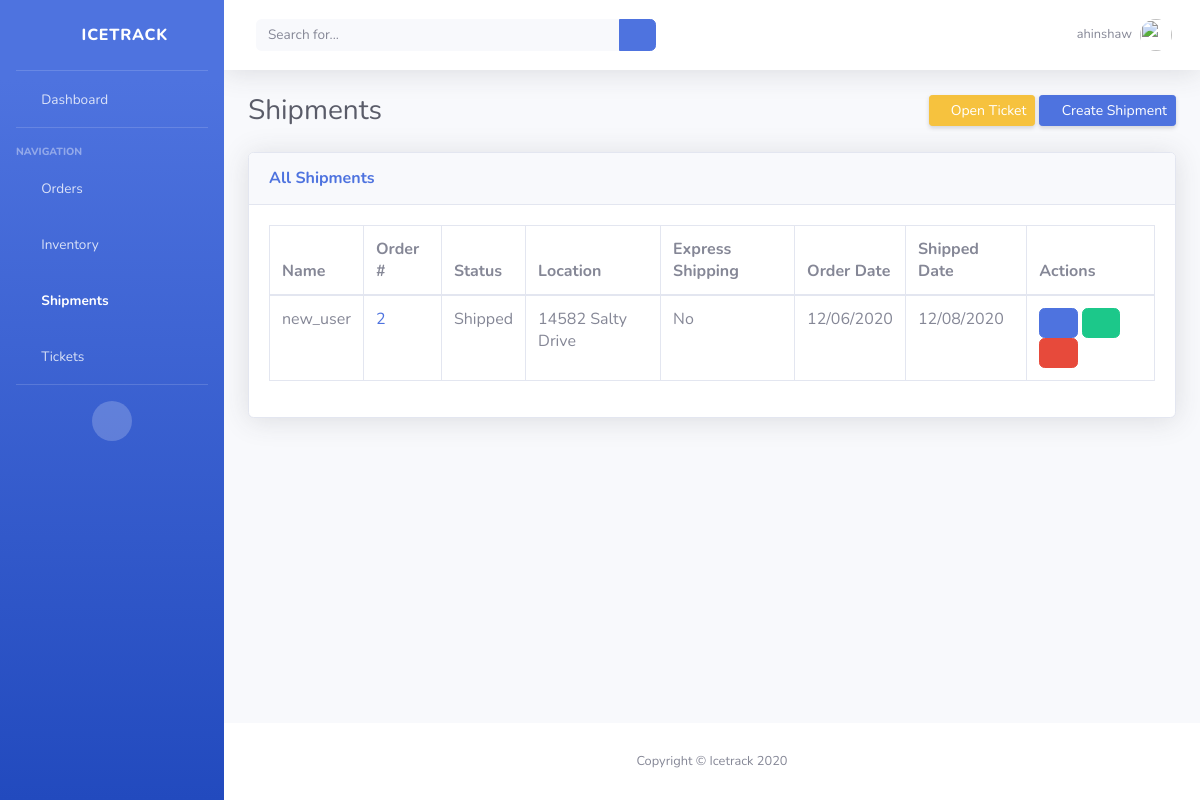
Page /shipments/ (signed in) on the earlier database version.
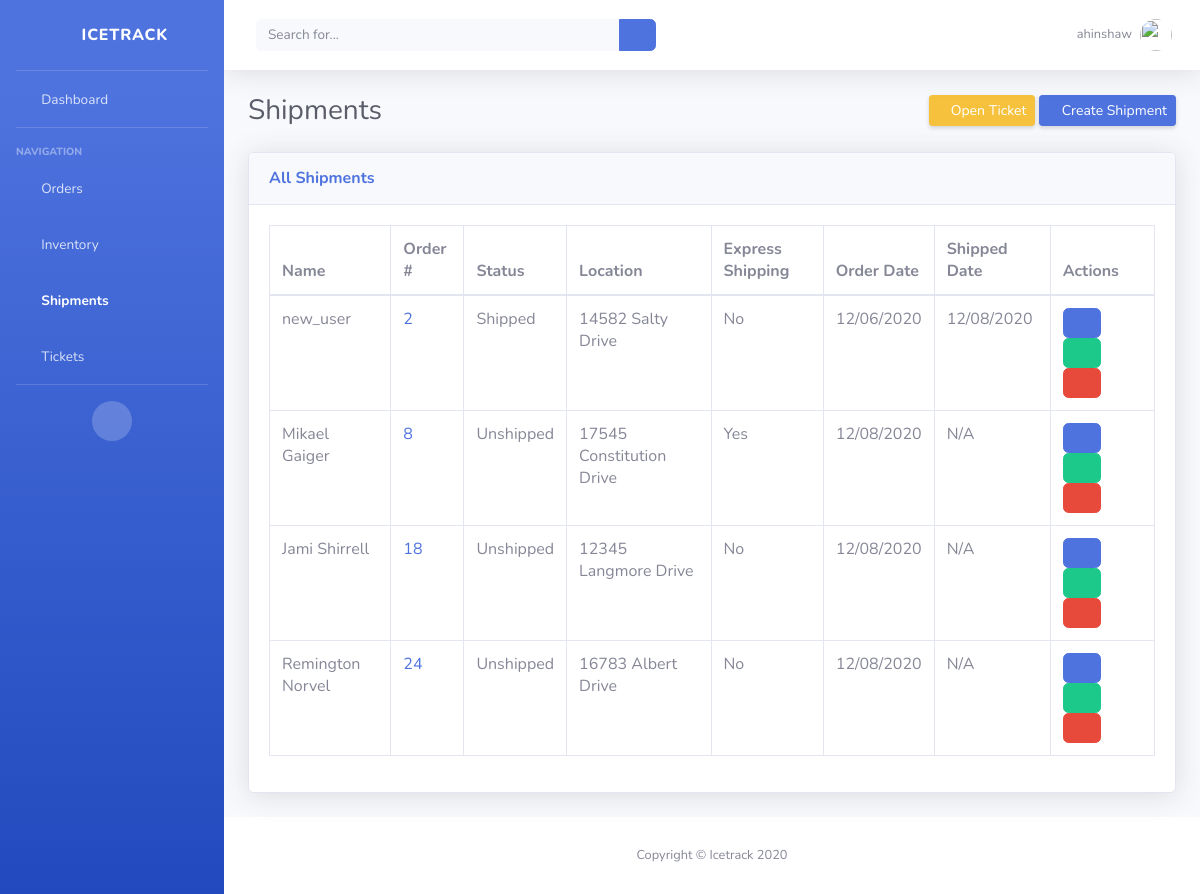
Same page on the later database version.
### icetrack/models.py (models this page shows, shortened)
class Shipment(models.Model):
    STATUS_CHOICES = [
        ('Unshipped', 'Unshipped'),
        ('Shipped', 'Shipped'),
        ('Lost', 'Lost'),
        ('Delayed', 'Delayed'),
        ('Delivered', 'Delivered'),
        ('Canceled', 'Canceled'),
    ]
    name = models.CharField(max_length=50, blank=True, null=True)
    attached_order = models.ForeignKey('Order', on_delete=models.CASCADE, null=True)
    location = models.CharField(max_length=50, blank=True, null=True)
    status = models.CharField(max_length=10, choices=STATUS_CHOICES, default='Unshipped')
    is_express_shipping = models.BooleanField(default=False, blank=True, null=True)
    order_date = models.DateTimeField(auto_now_add=True, auto_now=False)
    shipped_date = models.DateTimeField(blank=True, null=True, auto_now_add=False, auto_now=False)

class Order(models.Model):
    STATUS_CHOICES = [
        ('Placed', 'Placed'),
        ('Fulfilled', 'Fulfilled'),
        ('Canceled', 'Canceled'),
    ]
    name = models.CharField(max_length=50, blank=True, null=True)
    items = models.ManyToManyField('Inventory', blank=True, through='OrderItem')
    status = models.CharField(max_length=10, choices=STATUS_CHOICES, default='Placed')
    order_date = models.DateTimeField(auto_now_add=True, auto_now=False)
    created_by = models.ForeignKey(User, on_delete=models.CASCADE)
    def __str__(self):
        return str(self.name)

### icetrack/views.py (the view)
# urls.py: path('shipments/', ShipmentsPageView.as_view(), name="shipments"),
@method_decorator(login_required, name='dispatch')
class ShipmentsPageView(ListView):
    model = Shipment
    template_name = 'shipments.html'
    context_object_name = 'all_shipments_list'
    def dispatch(self, request, *args, **kwargs):
        if not request.user.is_staff:
            return redirect('home')
        return super(ShipmentsPageView, self).dispatch(request, *args, **kwargs)

### templates/shipments.html (shortened to what this page needs)
{% extends 'base_authenticated.html' %}
{% block content%}
<div class="container-fluid">
    <div class="d-sm-flex align-items-center justify-content-between mb-4">
        <h1 class="h3 mb-0 text-gray-800">Shipments</h1>
        <div>
            <a href="{% url 'create_ticket' %}" class="d-none d-sm-inline-block btn btn-sm btn-warning shadow-sm"><i class="fas fa-flag fa-sm text-white-50"></i> Open Ticket</a>
            <a href="{% url 'create_shipment' %}" class="d-none d-sm-inline-block btn btn-sm btn-primary shadow-sm"><i class="fas fa-plus fa-sm text-white-50"></i> Create Shipment</a>
        </div>
    </div>
    <div class="card shadow mb-4">
        <div class="card-header py-3">
            <h6 class="m-0 font-weight-bold text-primary">
                {% if request.user.is_staff %}
                    All Shipments
                {% else %}
                    Your Shipments
                {% endif %}
            </h6>
        </div>
        <div class="card-body">
            <div class="table-responsive">
                <table class="table table-bordered" id="dataTable" width="100%" cellspacing="0">
                    <thead>
                        <tr>
                            <th>Name</th>
                            <th>Order #</th>
                            <th>Status</th>
                            <th>Location</th>
                            <th>Express Shipping</th>
                            <th>Order Date</th>
                            <th>Shipped Date</th>
                            <th>Actions</th>
                        </tr>
                    </thead>
                    <tbody>
                        {% for shipment in all_shipments_list %}
                            <tr>
                                <td>
                                    {% if shipment.attached_order is None %}
                                        N/A<
                                    {% else %}
                                        {{ shipment.attached_order }}
                                    {% endif %}
                                </td>
                                <td>
                                    {% if shipment.attached_order is None %}
                                        N/A
                                    {% else %}
                                        <a href="{% url 'order_detail' shipment.attached_order.id  %}">{{ shipment.attached_order.id }}</a>
                                    {% endif %}
                                </td>
                                <td>{{ shipment.status }}</td>
                                <td>{{ shipment.location }}</td>
                                <td>
                                    {% if shipment.is_express_shipping is False %}
                                        No
                                    {% elif shipment.is_express_shipping is True %}
                                        Yes
                                    {% endif %}
                                </td>
                                <td>{{ shipment.order_date|date:"SHORT_DATE_FORMAT" }}</td>
                                <td>
                                    {% if shipment.shipped_date is None %}
                                        N/A
                                    {% else %}
                                        {{ shipment.shipped_date|date:"SHORT_DATE_FORMAT" }}
                                    {% endif %}
                                </td>
                                <td>
                                    <a class="btn btn-primary" href="{% url 'shipment_detail' shipment.id %}"><i class="far fa-eye"></i></a>
                                    <a class="btn btn-success" href="{% url 'update_shipment' shipment.id %}"><i class="fas fa-edit"></i></a>
                                    <a class="btn btn-danger" href="{% url 'delete_shipment' shipment.id %}"><i class="far fa-trash-alt"></i></a>
                                </td>
                            </tr>
                        {% endfor %}
                    </tbody>
                </table>
            </div>
        </div>
    </div>
</div>
{% endblock content %}

### templates/base_authenticated.html (shortened to what this page needs)
{% load static %}
<head>
    <link href="{% static 'vendor/fontawesome-free/css/all.min.css' %}" rel="stylesheet" type="text/css">
    <link href="{% static 'css/sb-admin-2.min.css' %}" rel="stylesheet">
</head>
<body id="page-top">
    <div id="wrapper">
        <ul class="navbar-nav bg-gradient-primary sidebar sidebar-dark accordion" id="accordionSidebar">
            <a class="sidebar-brand d-flex align-items-center justify-content-center" href="{% url 'home' %}">
                <div class="sidebar-brand-icon rotate-n-15">
                    <i class="fas fa-ice-cream"></i>
                </div>
                <div class="sidebar-brand-text mx-3">Icetrack</div>
            </a>
            <hr class="sidebar-divider my-0">
            <li class="nav-item {% if request.path == '/' %} active {% endif %}">
                <a class="nav-link" href="{% url 'home' %}">
                    <i class="fas fa-fw fa-tachometer-alt"></i>
                    <span>Dashboard</span></a>
            </li>
            <hr class="sidebar-divider">
            <div class="sidebar-heading">
                Navigation
            </div>
            <li class="nav-item {% if 'order' in request.path %} active {% endif %}">
                <a class="nav-link" href="{% url 'orders' %}">
                    <i class="fas fa-fw fa-chart-area"></i>
                    <span>Orders</span></a>
            </li>
            <li class="nav-item {% if 'inventory' in request.path %} active {% endif %}">
                <a class="nav-link" href="{% url 'inventory' %}">
                    <i class="fas fa-fw fa-boxes"></i>
                    <span>Inventory</span></a>
            </li>
            <li class="nav-item {% if 'shipment' in request.path %} active {% endif %}">
                <a class="nav-link" href="{% url 'shipments' %}">
                    <i class="fas fa-fw fa-truck"></i>
                    <span>Shipments</span></a>
            </li>
            <li class="nav-item {% if 'ticket' in request.path %} active {% endif %}">
                <a class="nav-link" href="{% url 'tickets' %}">
                    <i class="fas fa-fw fa-table"></i>
                    <span>Tickets</span></a>
            </li>
            <hr class="sidebar-divider d-none d-md-block">
            <div class="text-center d-none d-md-inline">
                <button class="rounded-circle border-0" id="sidebarToggle"></button>
            </div>
        </ul>
        <div id="content-wrapper" class="d-flex flex-column">
            <div id="content">
                <nav class="navbar navbar-expand navbar-light bg-white topbar mb-4 static-top shadow">
                    <form
                        class="d-none d-sm-inline-block form-inline mr-auto ml-md-3 my-2 my-md-0 mw-100 navbar-search">
                        <div class="input-group">
                            <input type="text" class="form-control bg-light border-0 small" placeholder="Search for..."
                                aria-label="Search" aria-describedby="basic-addon2">
                            <div class="input-group-append">
                                <button class="btn btn-primary" type="button">
                                    <i class="fas fa-search fa-sm"></i>
                                </button>
                            </div>
                        </div>
                    </form>
                    <ul class="navbar-nav ml-auto">
                        <li class="nav-item dropdown no-arrow d-sm-none">
                        <li class="nav-item dropdown no-arrow">
                            <a class="nav-link dropdown-toggle" id="userDropdown" role="button"
                                data-toggle="dropdown" aria-haspopup="true" aria-expanded="false">
                                <span class="mr-2 d-none d-lg-inline text-gray-600 small">{{ request.user.username }}</span>
                                <img class="img-profile rounded-circle"
                                    src="{% static 'img/undraw_profile.svg' %}">
                            </a>
                        </li>
                    </ul>
                </nav>
                {% block content %}
                {% endblock %}
            </div>
            <footer class="sticky-footer bg-white">
                <div class="container my-auto">
                    <div class="copyright text-center my-auto">
                        <span>Copyright &copy; Icetrack 2020</span>
                    </div>
                </div>
            </footer>
        </div>
    </div>

Differences in the rows shown:
added Shipment: attached_order "Mikael Gaiger", attached_order.id "8", status "Unshipped", location "17545 Constitution Drive", is_express_shipping "Yes", order_date "12/08/2020", shows "N/A"
added Shipment: attached_order "Jami Shirrell", attached_order.id "18", status "Unshipped", location "12345 Langmore Drive", is_express_shipping "No", order_date "12/08/2020", shows "N/A"
added Shipment: attached_order "Remington Norvel", attached_order.id "24", status "Unshipped", location "16783 Albert Drive", is_express_shipping "No", order_date "12/08/2020", shows "N/A"
